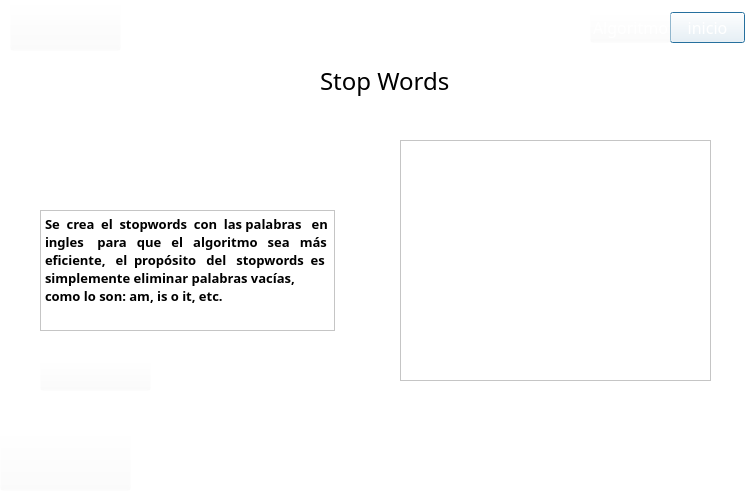
<?xml version="1.0" encoding="UTF-8"?>
<ui version="4.0">
 <class>Dialog</class>
 <widget class="QDialog" name="Dialog">
  <property name="geometry">
   <rect>
    <x>0</x>
    <y>0</y>
    <width>750</width>
    <height>495</height>
   </rect>
  </property>
  <property name="minimumSize">
   <size>
    <width>750</width>
    <height>495</height>
   </size>
  </property>
  <property name="maximumSize">
   <size>
    <width>750</width>
    <height>495</height>
   </size>
  </property>
  <property name="font">
   <font>
    <weight>75</weight>
    <bold>true</bold>
   </font>
  </property>
  <property name="windowTitle">
   <string>Paso 1</string>
  </property>
  <property name="styleSheet">
   <string notr="true">background-color: rgb(255, 255, 255, 255);</string>
  </property>
  <widget class="QPushButton" name="inicio">
   <property name="geometry">
    <rect>
     <x>670</x>
     <y>12</y>
     <width>75</width>
     <height>31</height>
    </rect>
   </property>
   <property name="font">
    <font>
     <family>Sylfaen</family>
     <pointsize>12</pointsize>
    </font>
   </property>
   <property name="cursor">
    <cursorShape>PointingHandCursor</cursorShape>
   </property>
   <property name="styleSheet">
    <string notr="true">background-color: rgb(255, 255, 255, 0);
font: 12pt &quot;Sylfaen&quot;;
color: rgb(255, 255, 255);</string>
   </property>
   <property name="text">
    <string>inicio</string>
   </property>
  </widget>
  <widget class="QLabel" name="label_2">
   <property name="geometry">
    <rect>
     <x>0</x>
     <y>-2</y>
     <width>751</width>
     <height>51</height>
    </rect>
   </property>
   <property name="text">
    <string/>
   </property>
   <property name="pixmap">
    <pixmap>../Images/header.png</pixmap>
   </property>
  </widget>
  <widget class="QPushButton" name="pushButton">
   <property name="geometry">
    <rect>
     <x>0</x>
     <y>430</y>
     <width>131</width>
     <height>61</height>
    </rect>
   </property>
   <property name="styleSheet">
    <string notr="true">background-color: rgb(255, 255, 255, 0);
font: 12pt &quot;Sylfaen&quot;;
color: rgb(255, 255, 255);</string>
   </property>
   <property name="text">
    <string/>
   </property>
   <property name="icon">
    <iconset>
     <normaloff>../Images/marca_UTP.png</normaloff>../Images/marca_UTP.png</iconset>
   </property>
   <property name="iconSize">
    <size>
     <width>125</width>
     <height>125</height>
    </size>
   </property>
  </widget>
  <widget class="QLabel" name="label">
   <property name="geometry">
    <rect>
     <x>320</x>
     <y>60</y>
     <width>131</width>
     <height>41</height>
    </rect>
   </property>
   <property name="font">
    <font>
     <family>Sylfaen</family>
     <pointsize>18</pointsize>
     <weight>9</weight>
     <italic>false</italic>
     <bold>false</bold>
    </font>
   </property>
   <property name="styleSheet">
    <string notr="true">font: 75 18pt &quot;Sylfaen&quot;;</string>
   </property>
   <property name="text">
    <string>Stop Words</string>
   </property>
  </widget>
  <widget class="QPlainTextEdit" name="plainTextEdit_2">
   <property name="enabled">
    <bool>true</bool>
   </property>
   <property name="geometry">
    <rect>
     <x>40</x>
     <y>210</y>
     <width>295</width>
     <height>121</height>
    </rect>
   </property>
   <property name="font">
    <font>
     <family>Sylfaen</family>
     <pointsize>10</pointsize>
     <weight>75</weight>
     <bold>true</bold>
     <kerning>true</kerning>
    </font>
   </property>
   <property name="cursor" stdset="0">
    <cursorShape>ArrowCursor</cursorShape>
   </property>
   <property name="toolTip">
    <string/>
   </property>
   <property name="layoutDirection">
    <enum>Qt::LeftToRight</enum>
   </property>
   <property name="autoFillBackground">
    <bool>false</bool>
   </property>
   <property name="styleSheet">
    <string notr="true"/>
   </property>
   <property name="undoRedoEnabled">
    <bool>true</bool>
   </property>
   <property name="readOnly">
    <bool>true</bool>
   </property>
   <property name="plainText">
    <string>Se  crea  el  stopwords  con  las palabras   en ingles    para   que   el   algoritmo   sea   más eficiente,   el  propósito   del   stopwords  es simplemente eliminar palabras vacías, como lo son: am, is o it, etc.</string>
   </property>
   <property name="backgroundVisible">
    <bool>false</bool>
   </property>
   <property name="centerOnScroll">
    <bool>false</bool>
   </property>
  </widget>
  <widget class="QLabel" name="label_8">
   <property name="geometry">
    <rect>
     <x>40</x>
     <y>140</y>
     <width>295</width>
     <height>41</height>
    </rect>
   </property>
   <property name="text">
    <string/>
   </property>
   <property name="pixmap">
    <pixmap>../Images/Algoritmo/a1.PNG</pixmap>
   </property>
  </widget>
  <widget class="QPushButton" name="ver">
   <property name="geometry">
    <rect>
     <x>40</x>
     <y>360</y>
     <width>111</width>
     <height>31</height>
    </rect>
   </property>
   <property name="font">
    <font>
     <family>Sylfaen</family>
     <pointsize>12</pointsize>
     <weight>50</weight>
     <italic>false</italic>
     <bold>false</bold>
    </font>
   </property>
   <property name="styleSheet">
    <string notr="true">background-color: rgb(255, 255, 255, 0);
font: 12pt &quot;Sylfaen&quot;;
color: rgb(255, 255, 255);</string>
   </property>
   <property name="text">
    <string/>
   </property>
   <property name="icon">
    <iconset>
     <normaloff>../Images/BotonesPaso1/StopWordBtn.png</normaloff>../Images/BotonesPaso1/StopWordBtn.png</iconset>
   </property>
   <property name="iconSize">
    <size>
     <width>110</width>
     <height>100</height>
    </size>
   </property>
  </widget>
  <widget class="QPushButton" name="logo">
   <property name="geometry">
    <rect>
     <x>10</x>
     <y>0</y>
     <width>111</width>
     <height>51</height>
    </rect>
   </property>
   <property name="font">
    <font>
     <family>Sylfaen</family>
     <pointsize>12</pointsize>
    </font>
   </property>
   <property name="cursor">
    <cursorShape>PointingHandCursor</cursorShape>
   </property>
   <property name="styleSheet">
    <string notr="true">background-color: rgb(255, 255, 255, 0);
font: 12pt &quot;Sylfaen&quot;;
color: rgb(255, 255, 255);</string>
   </property>
   <property name="text">
    <string/>
   </property>
   <property name="icon">
    <iconset>
     <normaloff>../Images/logo.png</normaloff>../Images/logo.png</iconset>
   </property>
   <property name="iconSize">
    <size>
     <width>120</width>
     <height>120</height>
    </size>
   </property>
  </widget>
  <widget class="QTextEdit" name="stopwords">
   <property name="geometry">
    <rect>
     <x>400</x>
     <y>140</y>
     <width>311</width>
     <height>241</height>
    </rect>
   </property>
   <property name="font">
    <font>
     <family>Sylfaen</family>
     <pointsize>11</pointsize>
    </font>
   </property>
   <property name="styleSheet">
    <string notr="true"/>
   </property>
   <property name="readOnly">
    <bool>true</bool>
   </property>
   <property name="html">
    <string>&lt;!DOCTYPE HTML PUBLIC &quot;-//W3C//DTD HTML 4.0//EN&quot; &quot;http://www.w3.org/TR/REC-html40/strict.dtd&quot;&gt;
&lt;html&gt;&lt;head&gt;&lt;meta name=&quot;qrichtext&quot; content=&quot;1&quot; /&gt;&lt;style type=&quot;text/css&quot;&gt;
p, li { white-space: pre-wrap; }
&lt;/style&gt;&lt;/head&gt;&lt;body style=&quot; font-family:'Sylfaen'; font-size:11pt; font-weight:400; font-style:normal;&quot;&gt;
&lt;p style=&quot;-qt-paragraph-type:empty; margin-top:0px; margin-bottom:0px; margin-left:0px; margin-right:0px; -qt-block-indent:0; text-indent:0px;&quot;&gt;&lt;br /&gt;&lt;/p&gt;&lt;/body&gt;&lt;/html&gt;</string>
   </property>
  </widget>
  <widget class="QPushButton" name="algoritmo">
   <property name="geometry">
    <rect>
     <x>590</x>
     <y>12</y>
     <width>81</width>
     <height>31</height>
    </rect>
   </property>
   <property name="font">
    <font>
     <family>Sylfaen</family>
     <pointsize>12</pointsize>
    </font>
   </property>
   <property name="cursor">
    <cursorShape>PointingHandCursor</cursorShape>
   </property>
   <property name="styleSheet">
    <string notr="true">background-color: rgb(255, 255, 255, 0);
font: 12pt &quot;Sylfaen&quot;;
color: rgb(255, 255, 255);</string>
   </property>
   <property name="text">
    <string>Algoritmo</string>
   </property>
  </widget>
  <zorder>label_2</zorder>
  <zorder>inicio</zorder>
  <zorder>pushButton</zorder>
  <zorder>label</zorder>
  <zorder>plainTextEdit_2</zorder>
  <zorder>label_8</zorder>
  <zorder>ver</zorder>
  <zorder>logo</zorder>
  <zorder>stopwords</zorder>
  <zorder>algoritmo</zorder>
 </widget>
 <resources/>
 <connections/>
</ui>
